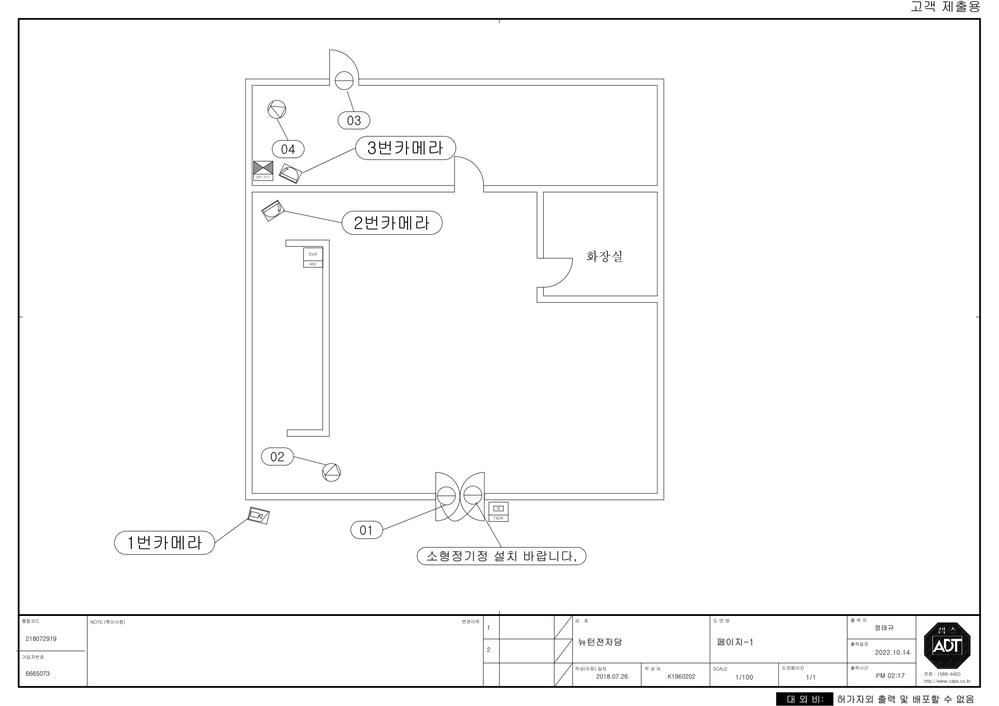
#> input picture images/office1.png, 999 x 706 px, shrunk from 2339 x 1654 before the run
$ python icon_prep.py images/office1.png images/example2.png
#> lines starting #> are read from the running program, lines starting #| are printed output that depends on the picture
# icon_crop_alpha.py
import sys
import cv2
import numpy as np
from pathlib import Path

def crop_to_alpha(in_file: str, out_file: str):
    # 1) load with alpha
#> called with in_file = 'images/office1.png', out_file = 'images/example2.png'
    img = cv2.imread(in_file, cv2.IMREAD_UNCHANGED)
#> img is the input picture: shape (706, 999, 3); min 0, max 255, mean 248.9
    if img is None:
        raise FileNotFoundError(f"couldn't read {in_file}")
    if img.shape[2] < 4:
        # no alpha channel, fall back to Otsu on gray
        gray = cv2.cvtColor(img, cv2.COLOR_BGR2GRAY)
        _, alpha = cv2.threshold(gray, 0, 255, cv2.THRESH_BINARY_INV | cv2.THRESH_OTSU)
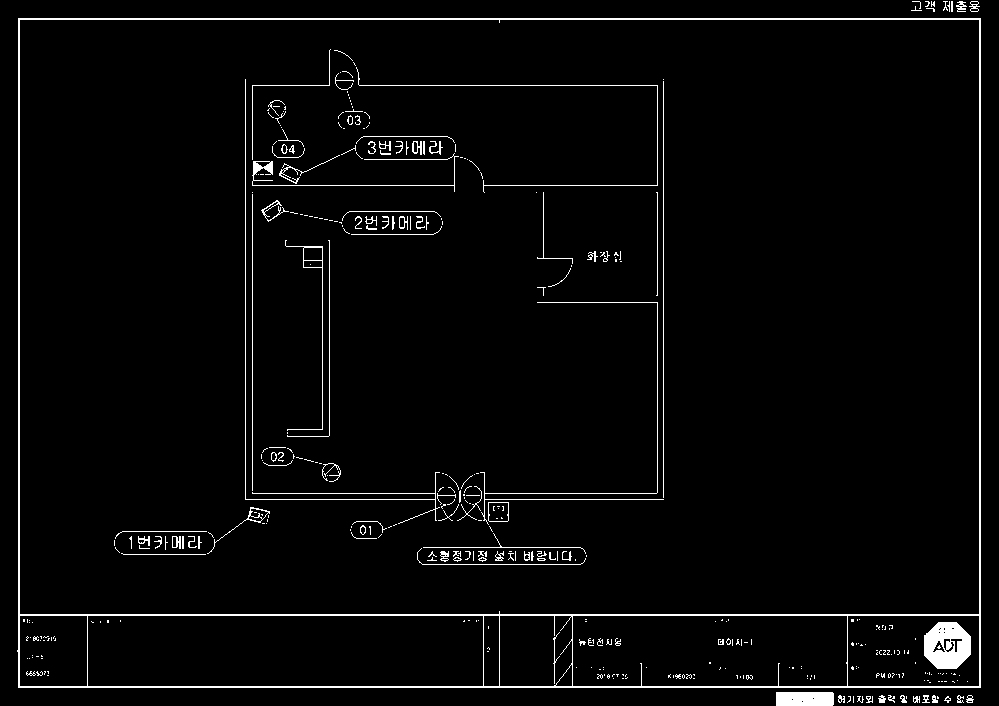
#> alpha: shape (706, 999); 3% white in thin lines or dots
        b, g, r = cv2.split(img)
        img = cv2.merge([b, g, r, alpha])
#> img: shape (706, 999, 4)
    else:
        # already 4-channel
        b, g, r, alpha = cv2.split(img)

    # 2) find non-zero alpha coords
    ys, xs = np.where(alpha > 0)
    if len(xs) == 0 or len(ys) == 0:
        # nothing to crop
        crop = img
    else:
        x0, x1 = xs.min(), xs.max()
#> x0 = 17; x1 = 980
        y0, y1 = ys.min(), ys.max()
#> y0 = 1; y1 = 705
        # optional 1px pad:
        y0, x0 = max(0, y0-1), max(0, x0-1)
#> y0 = 0; x0 = 16
        y1 = min(img.shape[0]-1, y1+1)
        x1 = min(img.shape[1]-1, x1+1)
#> x1 = 981
        crop = img[y0:y1+1, x0:x1+1]
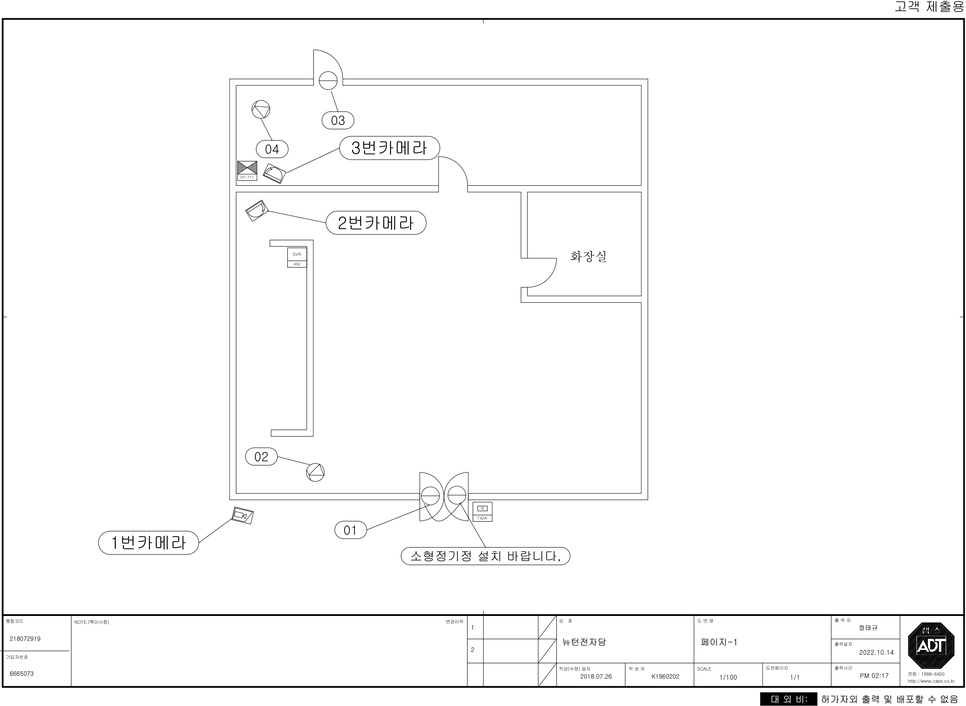
#> crop: shape (706, 966, 4); mean B, G, R, A 248.7, 248.7, 248.7, 8

    # 3) write out
    Path(out_file).parent.mkdir(parents=True, exist_ok=True)
    cv2.imwrite(out_file, crop)
    print(f"→ cropped to alpha bbox and saved {out_file}")

if __name__ == "__main__":
    if len(sys.argv) != 3:
        print("Usage: python icon_crop_alpha.py input.png output.png")
        sys.exit(1)
    crop_to_alpha(sys.argv[1], sys.argv[2])
